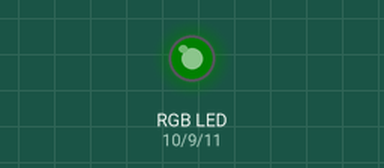
Recording of a sketch running on a simulated Arduino Uno, built with avr-gcc and run on an emulated ATmega328P. Shown: an RGB LED mixed from three pins (HIGH = lit). Dim RGB values are drawn brighter than linear.

Above: at 0.05 s.
At 1.25 s:
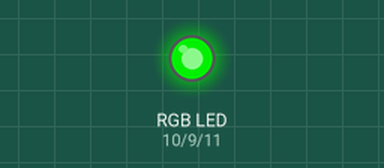
At 2.3 s:
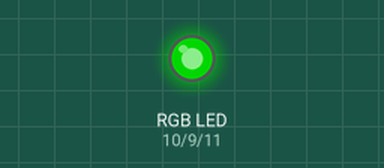
At 4.55 s:
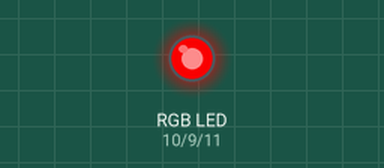
At 6.85 s:
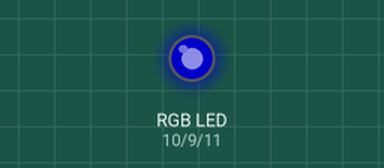
At 9.05 s:
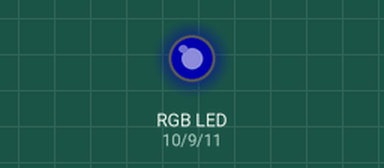
Timing chart, 0 to 12.2 s (numbered marks = the images above):
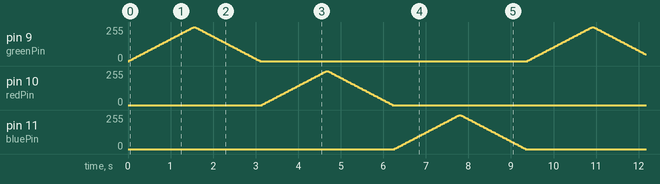

The sketch:

led_strip_cycle.ino
```cpp
int greenPin = 9;
int redPin = 10;
int bluePin = 11;
int pins[] = {greenPin, redPin, bluePin};

void setup()  {
  // nothing happens in setup
}

void loop()  {
  for (int currentPin = 0; currentPin < sizeof(pins) / sizeof(int); currentPin++) {
    // fade in from min to max in increments of 5 points:
    for(int fadeValue = 0 ; fadeValue <= 255; fadeValue +=5) {
      // sets the value (range from 0 to 255):
      analogWrite(pins[currentPin], fadeValue);
      // wait for 30 milliseconds to see the dimming effect
      delay(30);
    }
    for(int fadeValue = 255; fadeValue >= 0; fadeValue -=5) {
      // sets the value (range from 0 to 255):
      analogWrite(pins[currentPin], fadeValue);
      // wait for 30 milliseconds to see the dimming effect
      delay(30);
    }
  }
}
```
